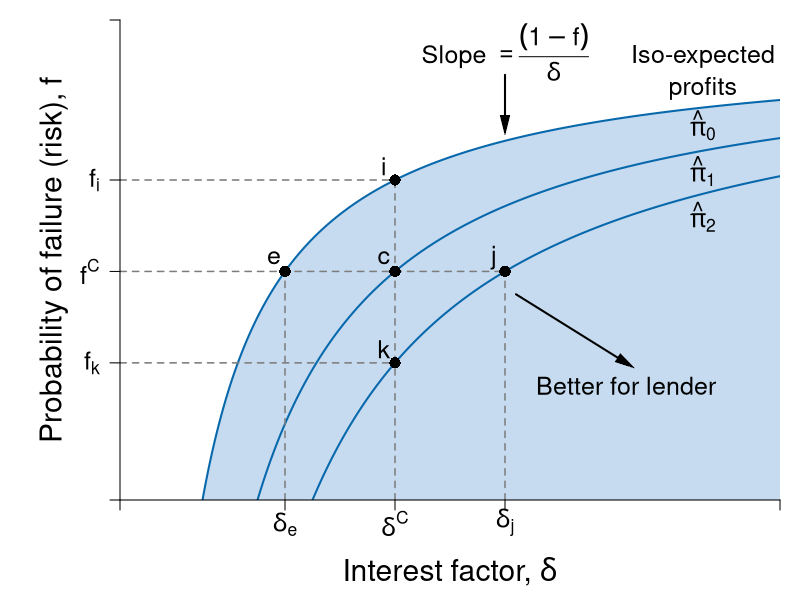

Recreate this plot in R.
#Graph Designer: Harriet Brookes-Gray
#Authors: Bowles and Halliday
#Title: Coordination, Conflict and Competition: A Text in Microeconomics

library(shape)
pdf(file = "credit/lender_isoprofits.pdf", width = 8, height = 6)

#Set parameters for graphics
pointsize <- 1.8
axislabelsize <- 1.8
labelsize <- 1.5
namesize <- 1.8
annotatesize <- 1.5
graphlinewidth <- 2
segmentlinewidth <- 1.5

COL <- c("#7fc97f", "#beaed4", "#fdc086", "#ffff99", "#386cb0", "#f0027f", "#bf5b17", "#666666")
COLA <- c("#e0f3db", "#99d8c9","#66c2a4","#41ae76", "#238b45", "#005824")
COLB <- c("#c6dbef", "#4eb3d3", "#2b8cbe", "#0868ac","#084081")
COLC <- c("#fcfbfd", "#efedf5", "#dadaeb", "#bcbddc", "#9e9ac8", "#807dba", "#6a51a3", "#54278f", "#3f007d")
grays <- gray.colors(25, start = 1, end = 0, alpha = 1)

#Edited the margins to cater for the larger LHS labels
par(mar =  c(5, 6, 1, 1))

brfFn <- function(delta, q = 1) {
  .5 + (delta / (2 * q)) 
}

PCFn <- function(delta, q = 1) {
  delta/q
}

isoreturnFn <- function(delta, pi=0.125) {
  1 - (pi)/delta
}

deltaFn <- function(f, pi=0.125) {
  pi/ (1 - f)
}

yFn <- function(d1, f1, q = 1){
  q*f1*(1 - f1) - d1*(1 - f1)
}

profitFn <- function(d1, q = 1){
  d1/2 - (1/(2*q))*(d1)^2
}

ylow <- function(delta, q = 1, ybar = 0.0625){
  (-sqrt(delta^2 - 2*delta*q + q^2 - 4*q*ybar) + delta + q)/(2*q)
}

yhigh <- function(delta, q = 1, ybar = 0.0625){
  (sqrt(delta^2 - 2*delta*q + q^2 - 4*q*ybar) + delta + q)/(2*q)
}

xlims <- c(0, 0.6)
ylims <- c(0, 1.05)

npts <- 501 
d1 <- seq(xlims[1], xlims[2], length.out = npts)
f1 <- seq(ylims[1], ylims[2], length.out = npts) 
a <- c(0.0625, 0.125, 0.14)

plot(0, 0, xlim = xlims, ylim = ylims, type = "n",
     xlab = expression(paste("")),
     ylab = expression(paste("")), 
     xaxt = "n", 
     yaxt = "n", 
     cex.lab = axislabelsize, 
     bty = "n", 
     xaxs = "i", 
     yaxs = "i"
)


ticksy <- c(ylims[1], isoreturnFn(delta = deltaFn(f = 0.5), pi = 0.075), isoreturnFn(delta = deltaFn(f = 0.5), pi = 0.125), isoreturnFn(delta = deltaFn(f = 0.5), pi = 0.175), ylims[2])
ylabels <- c(NA, expression(paste(f[i])), expression(paste(f^C)), expression(paste(f[k])),NA)
ticksx <- c(xlims[1], deltaFn(f = 0.5, pi = 0.075), deltaFn(f = 0.5), deltaFn(f = 0.5, pi = 0.175), xlims[2])
xlabels <- c(NA, expression(paste(delta[e])),  expression(paste(delta^C)), expression(paste(delta[j])), NA)


npts <- 503 
xx1 <- seq(xlims[1], 0.8, length.out = npts)
xx2 <- seq(0, 1, length.out = npts)

# xpoly1 <- seq(from = 0.168, to = 0.5, length.out = 500)
# ypoly1 <- ylow(xpoly1)
# ypoly2 <- isoreturnFn(xpoly1)
# polygon(x = c(xpoly1, rev(xpoly1)), y = c(ypoly1, rev(ypoly2)), col = COL[4], density = NULL, border = NA)


#Draw the graphs
#lines(xx1, brfFn(xx1), col = COLA[4], lwd = graphlinewidth)
#lines(xx1, PCFn(xx1), col = COLA[2], lwd = graphlinewidth)
# lines(xx1, isoreturnFn(xx1), col = COLB[4], lwd = graphlinewidth)
# lines(xx1, isoreturnFn(xx1 - 0.2), col = COLB[4], lwd = graphlinewidth)
# lines(0, isoreturnFn(xx2 - 0.4), col = COLB[4], lwd = graphlinewidth)
xx1 <- seq(0.01, xlims[2], length.out = npts)
xx2 <- seq(0, xlims[2], length.out = npts)
xx3 <- seq(1.5, 2.5, length.out = npts)
xx4 <- seq(3, 5, length.out = npts)
xx5 <- seq(7, 9, length.out = npts)

xpoly <- seq(from = 0.075, to = xlims[2], length.out = 500)
ypoly <- isoreturnFn(xpoly, pi = 0.075)
polygon(x = xpoly, y = ypoly, col = COLB[1], density = NULL, border = NA)

xpoly1 <- c(0.075, xlims[2], xlims[2])
ypoly1 <- c(0, 0, isoreturnFn(xlims[2], pi = 0.075))
polygon(x = xpoly1, y = ypoly1, col = COLB[1], density = NULL, border = NA)

segments(0.175, 0, xlims[2], isoreturnFn(xlims[2], pi = 0.175), col = COLB[1])
#Draw the graphs
#lines(xx1, PCFn(xx1), col = COLA[4], lwd = graphlinewidth)
lines(xx1, isoreturnFn(xx1), col = COLB[4], lwd = graphlinewidth)
lines(xx1, isoreturnFn(xx1, pi = 0.075), col = COLB[4], lwd = graphlinewidth)
lines(xx1, isoreturnFn(xx1, pi = 0.175), col = COLB[4], lwd = graphlinewidth)

#Axis labels
mtext(expression(paste("Interest factor, ", delta)), side = 1, line = 3.5, cex = axislabelsize)
text(-0.06, 0.5*(ylims[2]), expression(paste("Probability of failure (risk), ", f)), xpd = TRUE, cex = axislabelsize, srt = 90) 


#contour(d1, f1,
      #  outer(d1, f1, yFn),
      #  drawlabels = FALSE,
      # col = COLA[3],
      #  lwd = graphlinewidth,
      #  levels = a,
      # xaxs = "i",
      # yaxs = "i",
      # add = TRUE)


#segments(0.5, 0, 0.5, brfFn(delta = 0.5), lty = 2, col = grays[20] , lwd = segmentlinewidth)
segments(0, isoreturnFn(delta = 0.25, pi = 0.125), deltaFn(f = 0.5, pi = 0.175), isoreturnFn(delta = 0.25, pi = 0.125), lty = 2, col = grays[20] , lwd = segmentlinewidth)
segments(deltaFn(f = 0.5), 0, deltaFn(f = 0.5), isoreturnFn(delta = 0.25, pi = 0.075) , lty = 2, col = grays[20] , lwd = segmentlinewidth)
segments(deltaFn(f = 0.5, pi = 0.175), 0, deltaFn(f = 0.5, pi = 0.175), 0.5, lty = 2, col = grays[20] , lwd = segmentlinewidth)
segments(deltaFn(f = 0.5, pi = 0.075), 0, deltaFn(f = 0.5, pi = 0.075), 0.5, lty = 2, col = grays[20] , lwd = segmentlinewidth)
segments(0, isoreturnFn(delta = deltaFn(f = 0.5), pi = 0.175), deltaFn(f = 0.5), isoreturnFn(delta = deltaFn(f = 0.5), pi = 0.175), lty = 2, col = grays[20] , lwd = segmentlinewidth)
segments(0, isoreturnFn(delta = deltaFn(f = 0.5), pi = 0.075), deltaFn(f = 0.5), isoreturnFn(delta = deltaFn(f = 0.5), pi = 0.075), lty = 2, col = grays[20] , lwd = segmentlinewidth)


#Label 3 points on the same vertical delta^C
points(0.25, isoreturnFn(0.25), pch = 16, col = "black", cex = 1.5)
text(0.25 - 0.01, isoreturnFn(0.25) + 0.03, expression(paste(c)), cex = labelsize)

points(0.25, isoreturnFn(0.25, pi = 0.075), pch = 16, col = "black", cex = 1.5)
text(0.25 - 0.01, isoreturnFn(0.25, pi = 0.075) + 0.03, expression(paste(i)), cex = labelsize)

points(0.25, isoreturnFn(0.25, pi = 0.175), pch = 16, col = "black", cex = 1.5)
text(0.25 - 0.01, isoreturnFn(0.25, pi = 0.175) + 0.03, expression(paste(k)), cex = labelsize)

#label 2 points on the same horizontal as f^C
#Use deltaFn to find the x coordinate
points(deltaFn(f = 0.5, pi = 0.075), 0.5, pch = 16, col = "black", cex = 1.5)
text(deltaFn(f = 0.5, pi = 0.075) - 0.01, 0.5 + 0.03, expression(paste(e)), cex = labelsize)

points(deltaFn(f = 0.5, pi = 0.175), 0.5, pch = 16, col = "black", cex = 1.5)
text(deltaFn(f = 0.5, pi = 0.175) - 0.01, 0.5 + 0.03, expression(paste(j)), cex = labelsize)


# text(0.23, 0.55, expression(paste(e)), cex = labelsize, xpd = TRUE)
# text(0.35, 0.55, expression(paste(k)), cex = labelsize, xpd = TRUE)
# text(0.48, 0.55, expression(paste(j)), cex = labelsize, xpd = TRUE)
# text(0.48, 0.67, expression(paste(i)), cex = labelsize, xpd = TRUE)
# text(0.48, 0.8, expression(paste(h)), cex = labelsize, xpd = TRUE)

#text(-0.05, 0.5, expression(paste(f[j])), cex = labelsize, xpd = TRUE)
#text(-0.05, 0.67, expression(paste(f[i])), cex = labelsize, xpd = TRUE)
#text(-0.05, 0.8, expression(paste(f[h])), cex = labelsize, xpd = TRUE)

text(0.84, 0.88, expression(paste(hat(pi)[0] == zpc)), cex = labelsize, xpd = TRUE)
text(0.84, 0.78, expression(paste(hat(pi)[1])), cex = labelsize, xpd = TRUE)
text(0.84, 0.7, expression(paste(hat(pi)[2])), cex = labelsize, xpd = TRUE)

Arrows(0.36, 0.45, 0.46, 0.3, col = "black", lty = 1, lwd = 2, arr.type = "triangle", arr.lwd = 0.5)
#text(0.48, 0.3, expression(paste('More profits')), cex = labelsize, xpd = TRUE)
text(0.46, 0.25, expression(paste('Better for lender')), cex = labelsize, xpd = TRUE)

text(0.53, 0.97, expression(paste("Iso-expected")), cex = labelsize)
text(0.53, 0.9, expression(paste("profits")), cex = labelsize)
text(0.53, 0.82, expression(paste(hat(pi)[0])), cex = labelsize)
text(0.53, 0.72, expression(paste(hat(pi)[1])), cex = labelsize)
text(0.53, 0.62, expression(paste(hat(pi)[2])), cex = labelsize)



#Annotate points (4,4),(2,8),(8,2) on feasibility frontier
#text(0.5 + 0.015, isoreturnFn(0.5) + 0.04, expression(paste(n)), cex = labelsize)
#points(0.5, isoreturnFn(0.5), pch = 16, col = "black", cex = 1.5)

#text(0.375 + 0.02, 0.6 + 0.03, expression(paste(b)), cex = labelsize)
#points(0.5, brfFn(delta = 0.5), pch = 16, col = "black", cex = 1.5)
#points(0.25, 0.5, pch = 16, col = "black", cex = 1.5)
#points(0.165, 0.25, pch = 16, col = "black", cex = 1.5)



#text(0.62, 1.05, expression(paste("A's best-response function")), cex = labelsize, xpd = TRUE)
#text(0.62, 0.95, expression(paste(f == frac(1,2) + frac(delta, 2*q))), cex = labelsize)

#text(0.64, 0.4, expression(paste("A's participation")), cex = labelsize)
#text(0.64, 0.34, expression(paste("constraint")), cex = labelsize)
#text(0.64, 0.22, expression(paste(f == frac(delta, q))), cex = labelsize)
#Arrows(0.64, 0.44, 0.64, 0.58, col = "black", lty = 1, lwd = 2, arr.type = "triangle", arr.lwd = 0.5)


text(0.35, 0.98, expression(paste("Slope ", phantom() == frac((1 - f),delta ))), cex = labelsize, xpd = TRUE)
Arrows(0.35, 0.93, 0.35, 0.82, col = "black", lty = 1, lwd = 2, arr.type = "triangle", arr.lwd = 0.5)

#text(0.3, 0.13, expression(paste("Pareto-improving")), cex = labelsize)
#text(0.3, 0.07, expression(paste("lens")), cex = labelsize)
#Arrows(0.3, 0.18, 0.3, 0.5, col = "black", lty = 1, lwd = 2, arr.type = "triangle", arr.lwd = 0.5)
axis(1, at = ticksx, pos = 0, labels = xlabels, cex.axis = labelsize)
axis(2, at = ticksy, pos = 0, labels = ylabels, las = 1, cex.axis = labelsize)


dev.off()
